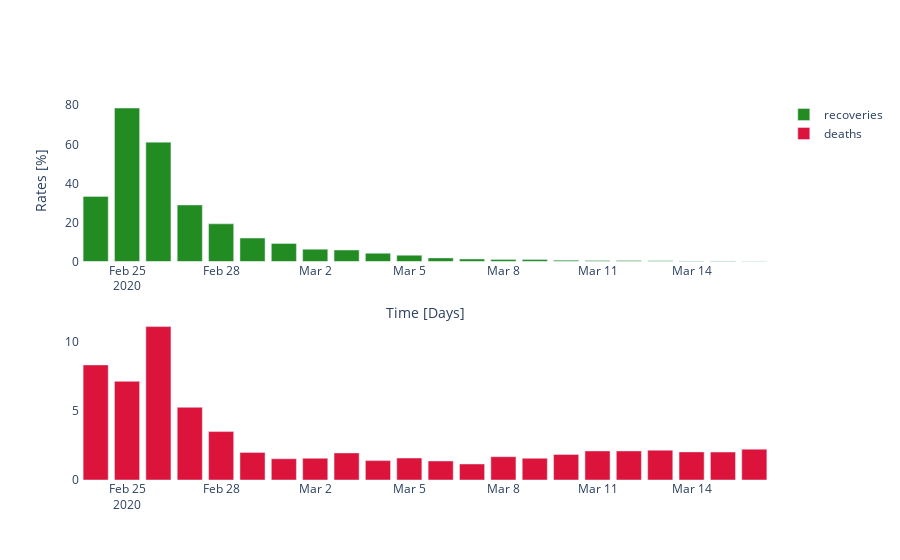

The code cell stored with this chart in its notebook:
### Code cell
# display rates
fig = make_subplots(rows=2, cols=1)

fig.add_bar(
    row=1, col=1,
    x = df_c.Date[mask],
    y = rate_recov_d[mask],
    name = 'recoveries',
    marker = dict(color = 'forestgreen')
    )
fig.add_bar(
    row=2, col=1,
    x = df_c.Date[mask],
    y = rate_death_d[mask],
    name = 'deaths',
    marker = dict(color = 'crimson')
)
fig.update_layout(
    xaxis_title = 'Time [Days]',
    yaxis_title = 'Rates [%]',
    plot_bgcolor='white')

### Figure 1 — Plotly figure (JSON) as saved in the notebook; plotly's stock layout.template omitted (floating-point values rounded to 4 significant figures)
{"data": [{"marker": {"color": "forestgreen"}, "name": "recoveries", "type": "bar", "x": ["2020-02-24T00:00:00", "2020-02-25T00:00:00", "2020-02-26T00:00:00", "2020-02-27T00:00:00", "2020-02-28T00:00:00", "2020-02-29T00:00:00", "2020-03-01T00:00:00", "2020-03-02T00:00:00", "2020-03-03T00:00:00", "2020-03-04T00:00:00", "2020-03-05T00:00:00", "2020-03-06T00:00:00", "2020-03-07T00:00:00", "2020-03-08T00:00:00", "2020-03-09T00:00:00", "2020-03-10T00:00:00", "2020-03-11T00:00:00", "2020-03-12T00:00:00", "2020-03-13T00:00:00", "2020-03-14T00:00:00", "2020-03-15T00:00:00", "2020-03-16T00:00:00"], "xaxis": "x", "y": [33.33, 78.57, 61.11, 28.95, 19.3, 12, 9.231, 6.283, 5.882, 4.211, 3.183, 1.838, 1.264, 1.066, 0.9926, 0.6726, 0.5261, 0.5261, 0.3278, 0.2685, 0.2667, 0.1809], "yaxis": "y"}, {"marker": {"color": "crimson"}, "name": "deaths", "type": "bar", "x": ["2020-02-24T00:00:00", "2020-02-25T00:00:00", "2020-02-26T00:00:00", "2020-02-27T00:00:00", "2020-02-28T00:00:00", "2020-02-29T00:00:00", "2020-03-01T00:00:00", "2020-03-02T00:00:00", "2020-03-03T00:00:00", "2020-03-04T00:00:00", "2020-03-05T00:00:00", "2020-03-06T00:00:00", "2020-03-07T00:00:00", "2020-03-08T00:00:00", "2020-03-09T00:00:00", "2020-03-10T00:00:00", "2020-03-11T00:00:00", "2020-03-12T00:00:00", "2020-03-13T00:00:00", "2020-03-14T00:00:00", "2020-03-15T00:00:00", "2020-03-16T00:00:00"], "xaxis": "x2", "y": [8.333, 7.143, 11.11, 5.263, 3.509, 2, 1.538, 1.571, 1.961, 1.404, 1.592, 1.378, 1.159, 1.687, 1.572, 1.85, 2.104, 2.104, 2.158, 2.036, 2.023, 2.231], "yaxis": "y2"}], "layout": {"autosize": true, "plot_bgcolor": "white", "xaxis": {"anchor": "y", "autorange": true, "domain": [0, 1], "range": ["2020-02-23 12:00", "2020-03-16 12:00"], "title": {"text": "Time [Days]"}, "type": "date"}, "xaxis2": {"anchor": "y2", "autorange": true, "domain": [0, 1], "range": ["2020-02-23 12:00", "2020-03-16 12:00"], "type": "date"}, "yaxis": {"anchor": "x", "autorange": true, "domain": [0.575, 1], "range": [0, 82.71], "title": {"text": "Rates [%]"}, "type": "linear"}, "yaxis2": {"anchor": "x2", "autorange": true, "domain": [0, 0.425], "range": [0, 11.7], "type": "linear"}}}
